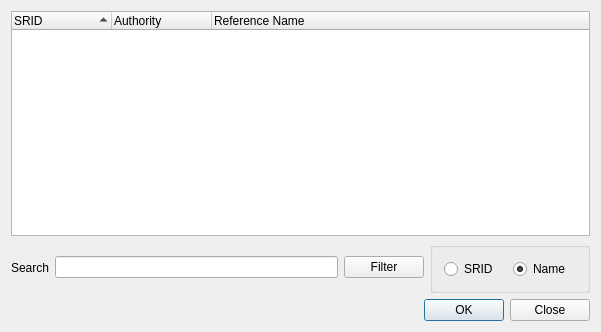
<?xml version="1.0" encoding="UTF-8"?>
<ui version="4.0">
 <class>QgsSpatialiteSridsDialogBase</class>
 <widget class="QDialog" name="QgsSpatialiteSridsDialogBase">
  <property name="geometry">
   <rect>
    <x>0</x>
    <y>0</y>
    <width>601</width>
    <height>332</height>
   </rect>
  </property>
  <property name="windowTitle">
   <string>Select a SpatiaLite Spatial Reference System</string>
  </property>
  <layout class="QGridLayout" name="gridLayout_2">
   <item row="0" column="0" colspan="2">
    <widget class="QTreeWidget" name="twSrids">
     <property name="rootIsDecorated">
      <bool>false</bool>
     </property>
     <property name="sortingEnabled">
      <bool>true</bool>
     </property>
     <property name="columnCount">
      <number>3</number>
     </property>
     <column>
      <property name="text">
       <string>SRID</string>
      </property>
     </column>
     <column>
      <property name="text">
       <string>Authority</string>
      </property>
     </column>
     <column>
      <property name="text">
       <string>Reference Name</string>
      </property>
     </column>
    </widget>
   </item>
   <item row="1" column="0">
    <layout class="QHBoxLayout" name="horizontalLayout">
     <item>
      <widget class="QLabel" name="label">
       <property name="text">
        <string>Search</string>
       </property>
      </widget>
     </item>
     <item>
      <widget class="QLineEdit" name="leSearch"/>
     </item>
     <item>
      <widget class="QPushButton" name="pbnFilter">
       <property name="text">
        <string>Filter</string>
       </property>
      </widget>
     </item>
    </layout>
   </item>
   <item row="1" column="1">
    <widget class="QGroupBox" name="groupBox">
     <property name="minimumSize">
      <size>
       <width>160</width>
       <height>26</height>
      </size>
     </property>
     <property name="flat">
      <bool>true</bool>
     </property>
     <layout class="QGridLayout" name="gridLayout">
      <item row="0" column="0">
       <widget class="QRadioButton" name="radioButtonSrid">
        <property name="text">
         <string>SRID</string>
        </property>
        <property name="checked">
         <bool>false</bool>
        </property>
       </widget>
      </item>
      <item row="0" column="1">
       <widget class="QRadioButton" name="radioButtonName">
        <property name="text">
         <string>Name</string>
        </property>
        <property name="checked">
         <bool>true</bool>
        </property>
       </widget>
      </item>
     </layout>
    </widget>
   </item>
   <item row="2" column="0" colspan="2">
    <widget class="QDialogButtonBox" name="buttonBox">
     <property name="standardButtons">
      <set>QDialogButtonBox::Close|QDialogButtonBox::Ok</set>
     </property>
    </widget>
   </item>
  </layout>
 </widget>
 <layoutdefault spacing="6" margin="11"/>
 <tabstops>
  <tabstop>twSrids</tabstop>
  <tabstop>leSearch</tabstop>
  <tabstop>pbnFilter</tabstop>
  <tabstop>radioButtonSrid</tabstop>
  <tabstop>radioButtonName</tabstop>
  <tabstop>buttonBox</tabstop>
 </tabstops>
 <resources/>
 <connections>
  <connection>
   <sender>buttonBox</sender>
   <signal>rejected()</signal>
   <receiver>QgsSpatialiteSridsDialogBase</receiver>
   <slot>reject()</slot>
   <hints>
    <hint type="sourcelabel">
     <x>226</x>
     <y>322</y>
    </hint>
    <hint type="destinationlabel">
     <x>274</x>
     <y>256</y>
    </hint>
   </hints>
  </connection>
  <connection>
   <sender>buttonBox</sender>
   <signal>clicked(QAbstractButton*)</signal>
   <receiver>QgsSpatialiteSridsDialogBase</receiver>
   <slot>accept()</slot>
   <hints>
    <hint type="sourcelabel">
     <x>378</x>
     <y>308</y>
    </hint>
    <hint type="destinationlabel">
     <x>452</x>
     <y>295</y>
    </hint>
   </hints>
  </connection>
 </connections>
</ui>
